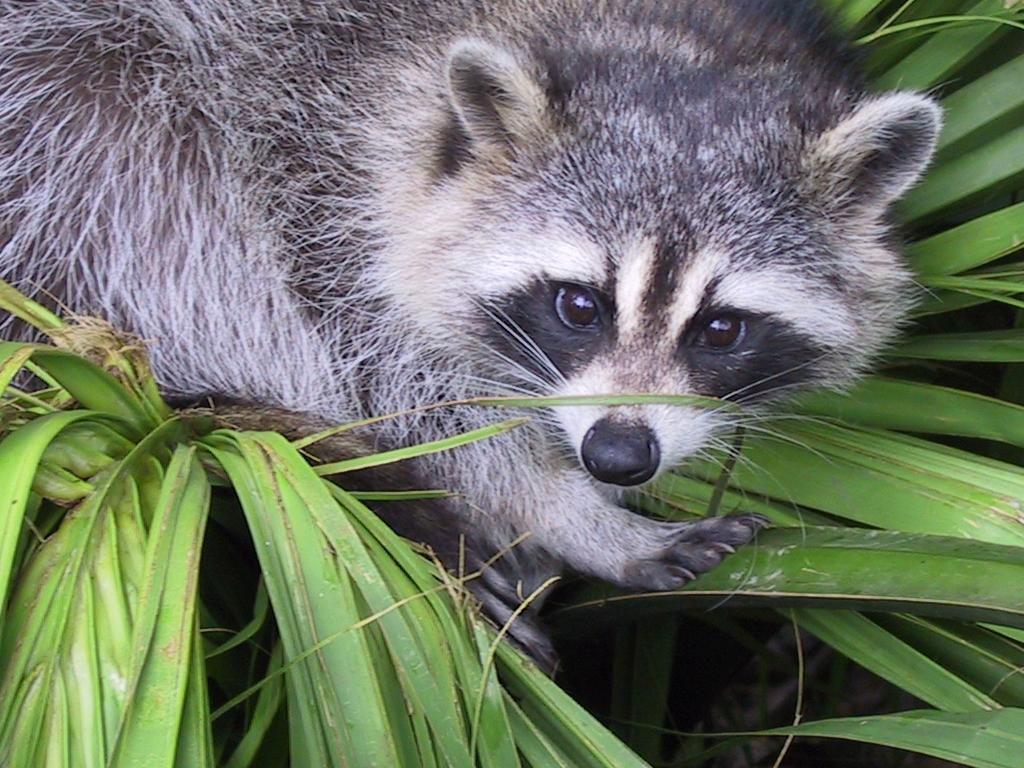
#> input picture python_1/ex03/animal.jpeg, 1024 x 768 px
$ python zoom.py
#> lines starting #> are read from the running program, lines starting #| are printed output that depends on the picture
### python_1/ex02/load_image.py
import numpy as np
from PIL import Image


def ft_load(path: str) -> np.ndarray:
    """
    Charge une image et retourne un tableau NumPy avec les valeurs RGB.

    Args:
        path (str): Chemin vers le fichier image.

    Returns:
        np.ndarray: Tableau contenant les valeurs RGB de l'image.
                   Shape: (1, pixels_total, 3) pour affichage optimal

    Raises:
        FileNotFoundError: Si le fichier n'existe pas.
        ValueError: Si le fichier n'est pas une image valide.
        PermissionError: Si l'accès au fichier est refusé.
    """
#> called with path = 'animal.jpeg'
    try:
        # Charger et convertir l'image en RGB
        image = Image.open(path).convert('RGB')
#> image is the input picture: PIL image 1024x768 RGB; mean R, G, B 110.7, 117.7, 102.1
        image_array = np.array(image, dtype=np.uint8)

        # Affichage requis par le sujet (shape originale)
        print(f"The shape of image is: {image_array.shape}")
#| The shape of image is: (768, 1024, 3)

        # Reshape pour obtenir l'affichage tronqué du sujet
        return image_array.reshape(1, -1, 3)

    except FileNotFoundError:
        raise FileNotFoundError(f"Le fichier '{path}' n'existe pas.")
    except Image.UnidentifiedImageError:
        raise ValueError(f"Le fichier '{path}' n'est pas une image valide.")
    except PermissionError:
        raise PermissionError(f"Accès refusé au fichier '{path}'.")
    except Exception as e:
        raise RuntimeError(f"Erreur lors du chargement de '{path}': {str(e)}")


# [8 lines left out: function main, not called in this run]


# [2 lines that do not run on import are left out]

### python_1/ex03/zoom.py
"""
Module de zoom et affichage d'images.

Ce module charge une image, effectue un zoom sur une zone spécifique,
convertit en niveaux de gris et affiche le résultat avec matplotlib.
"""
import numpy as np
import matplotlib.pyplot as plt
from load_image import ft_load


def zoom_image(image: np.ndarray, start_h: int = 100, start_w: int = 450,
               zoom_size: int = 400) -> np.ndarray:
    """
    Effectue un zoom sur une zone spécifique de l'image.

    Args:
        image (np.ndarray): Image source (hauteur, largeur, canaux).
        start_h (int): Position de départ en hauteur.
        start_w (int): Position de départ en largeur.
        zoom_size (int): Taille du carré de zoom.

    Returns:
        np.ndarray: Zone zoomée de l'image.
    """
    end_h = start_h + zoom_size
    end_w = start_w + zoom_size
    return image[start_h:end_h, start_w:end_w]


def rgb_to_grayscale(image: np.ndarray, method: str = "red") -> np.ndarray:
    """
    Convertit une image RGB en niveaux de gris.

    Args:
        image (np.ndarray): Image RGB (hauteur, largeur, 3).
        method (str): Méthode de conversion ("red", "green", "blue").

    Returns:
        np.ndarray: Image en niveaux de gris.
    """
    if method == "red":
        return image[:, :, 0:1]
    elif method == "green":
        return image[:, :, 1:2]
    elif method == "blue":
        return image[:, :, 2:3]
    else:
        # Méthode par défaut : moyenne
        return np.mean(image, axis=2, keepdims=True).astype(np.uint8)


def display_image(image: np.ndarray, title: str = "Zoomed Image") -> None:
    """
    Affiche une image avec matplotlib.

    Args:
        image (np.ndarray): Image à afficher.
        title (str): Titre de l'image.
    """
    plt.figure(figsize=(8, 8))

    if image.shape[2] == 1:
        # Image en niveaux de gris
        plt.imshow(image.squeeze(), cmap='gray')
    else:
        # Image RGB
        plt.imshow(image)

    plt.title(title)
    plt.xlabel("Pixels (largeur)")
    plt.ylabel("Pixels (hauteur)")
    plt.grid(True, alpha=0.3)
    plt.tight_layout()
    plt.show()


def main():
    """
    Fonction principale - Charge, zoome et affiche l'image animal.jpeg.
    """
    try:
        # 1. Charger l'image (ft_load affiche automatiquement shape + contenu)
        image = ft_load("animal.jpeg")

        # 2. Effectuer le zoom et conversion
        zoomed_image = zoom_image(image)
#> zoomed_image = empty array
        gray_image = rgb_to_grayscale(zoomed_image, method="red")
#> gray_image = empty array

        # 3. Afficher les résultats du zoom
        shape_full = gray_image.shape
#> shape_full = (0, 400, 1)
        shape_2d = gray_image.shape[:2]
#> shape_2d = (0, 400)
        print(f"New shape after slicing: {shape_full} or {shape_2d}")
#| New shape after slicing: (0, 400, 1) or (0, 400)

        # Affichage avec reshape temporaire pour correspondre au sujet
        print(gray_image.reshape(1, -1, 1))

        # 4. Afficher l'image avec matplotlib
        display_image(gray_image, "Zoomed Animal Image")
#> in display_image, `plt.show()`:
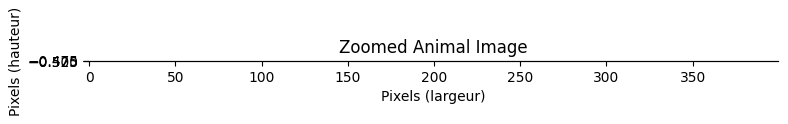
#> figure drawn by matplotlib, 1 panel

    except Exception as e:
        print(f"Erreur: {e}")


if __name__ == "__main__":
    main()
